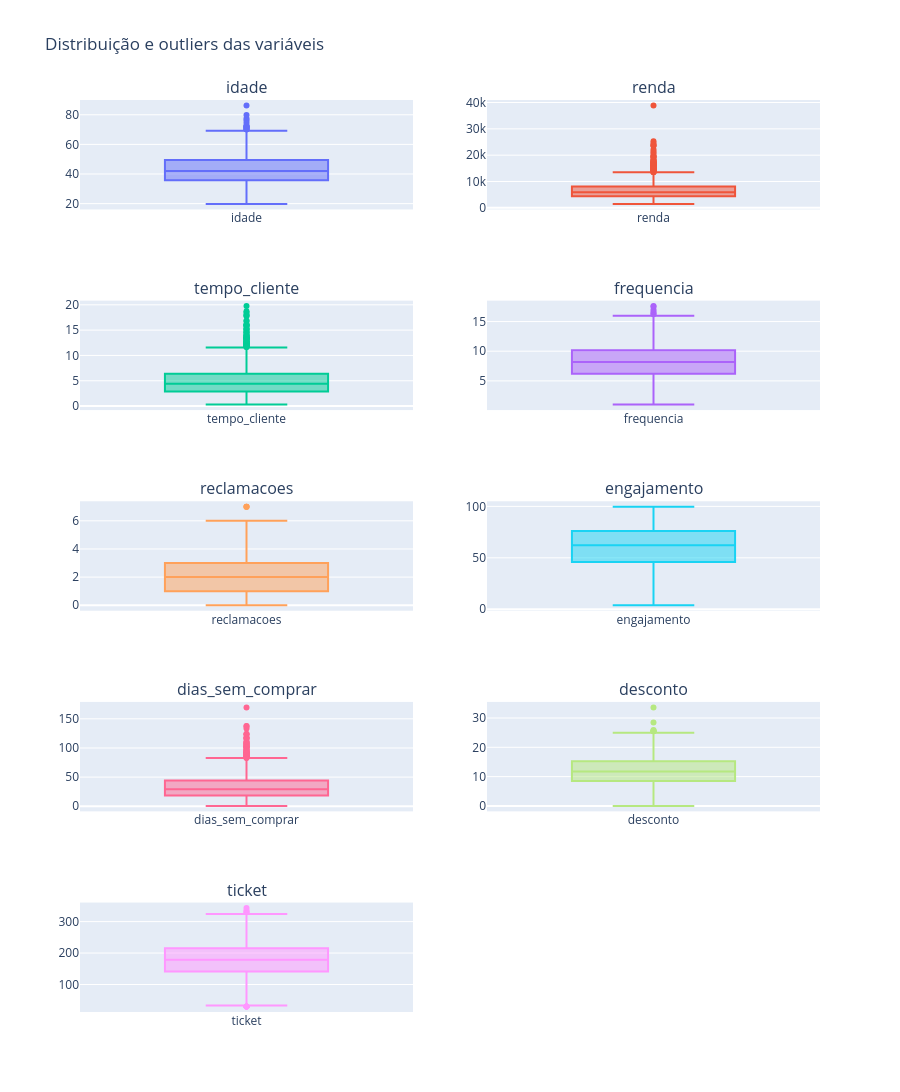

Notebook cell for this chart:
### Code cell
import plotly.graph_objects as go
from plotly.subplots import make_subplots
import math

n_cols = 2
n_rows = math.ceil(len(features) / n_cols)

fig = make_subplots(
    rows=n_rows,
    cols=n_cols,
    subplot_titles=features
)

for i, col in enumerate(features):
    row = i // n_cols + 1
    col_pos = i % n_cols + 1

    fig.add_trace(
        go.Box(
            y=df[col],
            name=col,
            boxpoints="outliers"
        ),
        row=row,
        col=col_pos
    )

fig.update_layout(
    title="Distribuição e outliers das variáveis",
    height=300 * n_rows,
    showlegend=False
)

fig.show()

### Figure 1 — Plotly figure (JSON) as saved in the notebook; plotly's stock layout.template omitted (floating-point values rounded to 4 significant figures; data arrays with more than 128 entries replaced by an {"elided": "..."} marker saying what was removed)
{"data": [{"boxpoints": "outliers", "name": "idade", "type": "box", "xaxis": "x", "y": {"elided": "2072 float values"}, "yaxis": "y"}, {"boxpoints": "outliers", "name": "renda", "type": "box", "xaxis": "x2", "y": {"elided": "2072 float values"}, "yaxis": "y2"}, {"boxpoints": "outliers", "name": "tempo_cliente", "type": "box", "xaxis": "x3", "y": {"elided": "2072 float values"}, "yaxis": "y3"}, {"boxpoints": "outliers", "name": "frequencia", "type": "box", "xaxis": "x4", "y": {"elided": "2072 float values"}, "yaxis": "y4"}, {"boxpoints": "outliers", "name": "reclamacoes", "type": "box", "xaxis": "x5", "y": {"elided": "2072 int values"}, "yaxis": "y5"}, {"boxpoints": "outliers", "name": "engajamento", "type": "box", "xaxis": "x6", "y": {"elided": "2072 float values"}, "yaxis": "y6"}, {"boxpoints": "outliers", "name": "dias_sem_comprar", "type": "box", "xaxis": "x7", "y": {"elided": "2072 float values"}, "yaxis": "y7"}, {"boxpoints": "outliers", "name": "desconto", "type": "box", "xaxis": "x8", "y": {"elided": "2072 float values"}, "yaxis": "y8"}, {"boxpoints": "outliers", "name": "ticket", "type": "box", "xaxis": "x9", "y": {"elided": "2072 float values"}, "yaxis": "y9"}], "layout": {"annotations": [{"font": {"size": 16}, "showarrow": false, "text": "idade", "x": 0.225, "xanchor": "center", "xref": "paper", "y": 1, "yanchor": "bottom", "yref": "paper"}, {"font": {"size": 16}, "showarrow": false, "text": "renda", "x": 0.775, "xanchor": "center", "xref": "paper", "y": 1, "yanchor": "bottom", "yref": "paper"}, {"font": {"size": 16}, "showarrow": false, "text": "tempo_cliente", "x": 0.225, "xanchor": "center", "xref": "paper", "y": 0.78, "yanchor": "bottom", "yref": "paper"}, {"font": {"size": 16}, "showarrow": false, "text": "frequencia", "x": 0.775, "xanchor": "center", "xref": "paper", "y": 0.78, "yanchor": "bottom", "yref": "paper"}, {"font": {"size": 16}, "showarrow": false, "text": "reclamacoes", "x": 0.225, "xanchor": "center", "xref": "paper", "y": 0.56, "yanchor": "bottom", "yref": "paper"}, {"font": {"size": 16}, "showarrow": false, "text": "engajamento", "x": 0.775, "xanchor": "center", "xref": "paper", "y": 0.56, "yanchor": "bottom", "yref": "paper"}, {"font": {"size": 16}, "showarrow": false, "text": "dias_sem_comprar", "x": 0.225, "xanchor": "center", "xref": "paper", "y": 0.34, "yanchor": "bottom", "yref": "paper"}, {"font": {"size": 16}, "showarrow": false, "text": "desconto", "x": 0.775, "xanchor": "center", "xref": "paper", "y": 0.34, "yanchor": "bottom", "yref": "paper"}, {"font": {"size": 16}, "showarrow": false, "text": "ticket", "x": 0.225, "xanchor": "center", "xref": "paper", "y": 0.12, "yanchor": "bottom", "yref": "paper"}], "height": 1500, "showlegend": false, "title": {"text": "Distribuição e outliers das variáveis"}, "xaxis": {"anchor": "y", "domain": [0, 0.45]}, "xaxis10": {"anchor": "y10", "domain": [0.55, 1]}, "xaxis2": {"anchor": "y2", "domain": [0.55, 1]}, "xaxis3": {"anchor": "y3", "domain": [0, 0.45]}, "xaxis4": {"anchor": "y4", "domain": [0.55, 1]}, "xaxis5": {"anchor": "y5", "domain": [0, 0.45]}, "xaxis6": {"anchor": "y6", "domain": [0.55, 1]}, "xaxis7": {"anchor": "y7", "domain": [0, 0.45]}, "xaxis8": {"anchor": "y8", "domain": [0.55, 1]}, "xaxis9": {"anchor": "y9", "domain": [0, 0.45]}, "yaxis": {"anchor": "x", "domain": [0.88, 1]}, "yaxis10": {"anchor": "x10", "domain": [0, 0.12]}, "yaxis2": {"anchor": "x2", "domain": [0.88, 1]}, "yaxis3": {"anchor": "x3", "domain": [0.66, 0.78]}, "yaxis4": {"anchor": "x4", "domain": [0.66, 0.78]}, "yaxis5": {"anchor": "x5", "domain": [0.44, 0.56]}, "yaxis6": {"anchor": "x6", "domain": [0.44, 0.56]}, "yaxis7": {"anchor": "x7", "domain": [0.22, 0.34]}, "yaxis8": {"anchor": "x8", "domain": [0.22, 0.34]}, "yaxis9": {"anchor": "x9", "domain": [0, 0.12]}}}
